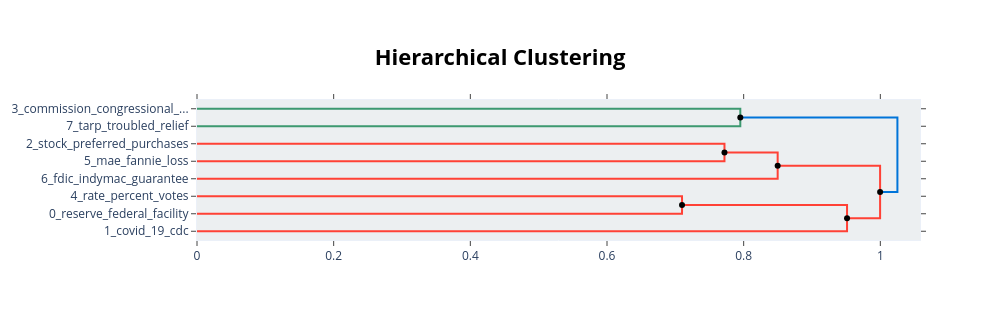

Write notebook code for a chart like this one.
### Markdown cell above
Hierarchichal Topic Visualization

### Code cell
hierarchical_topics = topic_model.hierarchical_topics(train_docs)
fig = topic_model.visualize_hierarchy(hierarchical_topics=hierarchical_topics)
fig.show()

print("💡 This shows the hierarchical structure of topics")

### Figure 1 — Plotly figure (JSON) as saved in the notebook; plotly's stock layout.template omitted (floating-point values rounded to 4 significant figures)
{"data": [{"hoverinfo": "text", "marker": {"color": "rgb(61,153,112)"}, "mode": "lines", "text": ["commission_congressional_oversight_developments_recent", "", "", "tarp_troubled_relief_asset_report"], "type": "scatter", "x": [0.0, 0.7951, 0.7951, 0.0], "xaxis": "x", "y": [-5.0, -5.0, -15.0, -15.0], "yaxis": "y"}, {"hoverinfo": "text", "marker": {"color": "rgb(255,65,54)"}, "mode": "lines", "text": ["stock_preferred_purchases_purchase_total", "", "", "mae_fannie_loss_net_billion"], "type": "scatter", "x": [0.0, 0.7719, 0.7719, 0.0], "xaxis": "x", "y": [-25.0, -25.0, -35.0, -35.0], "yaxis": "y"}, {"hoverinfo": "text", "marker": {"color": "rgb(255,65,54)"}, "mode": "lines", "text": ["stock_preferred_purchase_treasury_mae", "", "", "fdic_indymac_guarantee_deposit_insured"], "type": "scatter", "x": [0.7719, 0.8498, 0.8498, 0.0], "xaxis": "x", "y": [-30.0, -30.0, -45.0, -45.0], "yaxis": "y"}, {"hoverinfo": "text", "marker": {"color": "rgb(255,65,54)"}, "mode": "lines", "text": ["rate_percent_votes_points_basis", "", "", "reserve_federal_facility_board_credit"], "type": "scatter", "x": [0.0, 0.7098, 0.7098, 0.0], "xaxis": "x", "y": [-55.0, -55.0, -65.0, -65.0], "yaxis": "y"}, {"hoverinfo": "text", "marker": {"color": "rgb(255,65,54)"}, "mode": "lines", "text": ["federal_reserve_facility_board_credit", "", "", "covid_19_cdc_united_states"], "type": "scatter", "x": [0.7098, 0.9513, 0.9513, 0.0], "xaxis": "x", "y": [-60.0, -60.0, -75.0, -75.0], "yaxis": "y"}, {"hoverinfo": "text", "marker": {"color": "rgb(255,65,54)"}, "mode": "lines", "text": ["stock_billion_preferred_treasury_purchase", "", "", "federal_reserve_facility_board_credit"], "type": "scatter", "x": [0.8498, 0.9997, 0.9997, 0.9513], "xaxis": "x", "y": [-37.5, -37.5, -67.5, -67.5], "yaxis": "y"}, {"hoverinfo": "text", "marker": {"color": "rgb(0,116,217)"}, "mode": "lines", "text": ["commission_report_congressional_oversight_tarp", "", "", "federal_reserve_billion_board_program"], "type": "scatter", "x": [0.7951, 1.025, 1.025, 0.9997], "xaxis": "x", "y": [-10.0, -10.0, -52.5, -52.5], "yaxis": "y"}, {"hoverinfo": "text", "hovertext": ["stock_preferred_purchase_treasury_mae", "federal_reserve_facility_board_credit", "stock_billion_preferred_treasury_purchase", "commission_report_congressional_oversight_tarp"], "marker": {"color": "black"}, "mode": "markers", "showlegend": false, "type": "scatter", "x": [0.7719, 0.7098, 0.8498, 0.7951], "y": [-30, -60, -37.5, -10]}, {"hoverinfo": "text", "hovertext": ["federal_reserve_facility_board_credit", "federal_reserve_billion_board_program"], "marker": {"color": "black"}, "mode": "markers", "showlegend": false, "type": "scatter", "x": [0.9513, 0.9997], "y": [-67.5, -52.5]}], "layout": {"autosize": false, "height": 320, "hoverlabel": {"bgcolor": "white", "font": {"family": "Rockwell", "size": 16}}, "hovermode": "closest", "plot_bgcolor": "#ECEFF1", "showlegend": false, "title": {"font": {"color": "Black", "size": 22}, "text": "<b>Hierarchical Clustering</b>", "x": 0.5, "xanchor": "center", "yanchor": "top"}, "width": 1000, "xaxis": {"mirror": "allticks", "rangemode": "tozero", "showgrid": false, "showline": true, "showticklabels": true, "ticks": "outside", "type": "linear", "zeroline": false}, "yaxis": {"mirror": "allticks", "range": [-80, 0], "rangemode": "tozero", "showgrid": false, "showline": true, "showticklabels": true, "tickmode": "array", "ticks": "outside", "ticktext": ["3_commission_congressional_...", "7_tarp_troubled_relief", "2_stock_preferred_purchases", "5_mae_fannie_loss", "6_fdic_indymac_guarantee", "4_rate_percent_votes", "0_reserve_federal_facility", "1_covid_19_cdc"], "tickvals": [-5, -15, -25, -35, -45, -55, -65, -75], "type": "linear", "zeroline": false}}}
